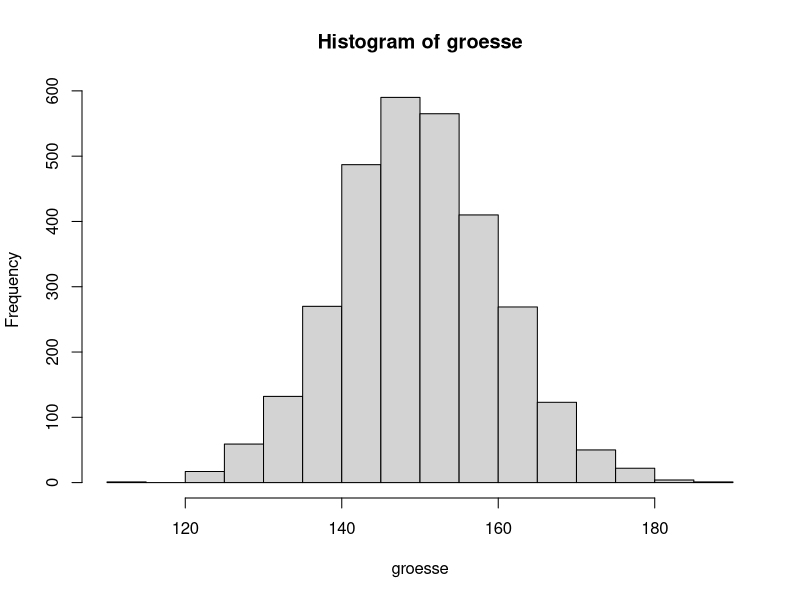
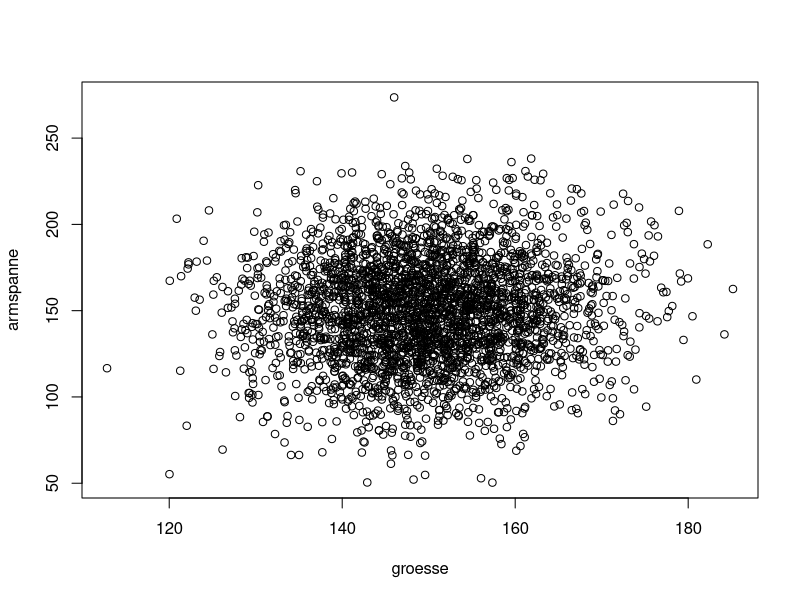
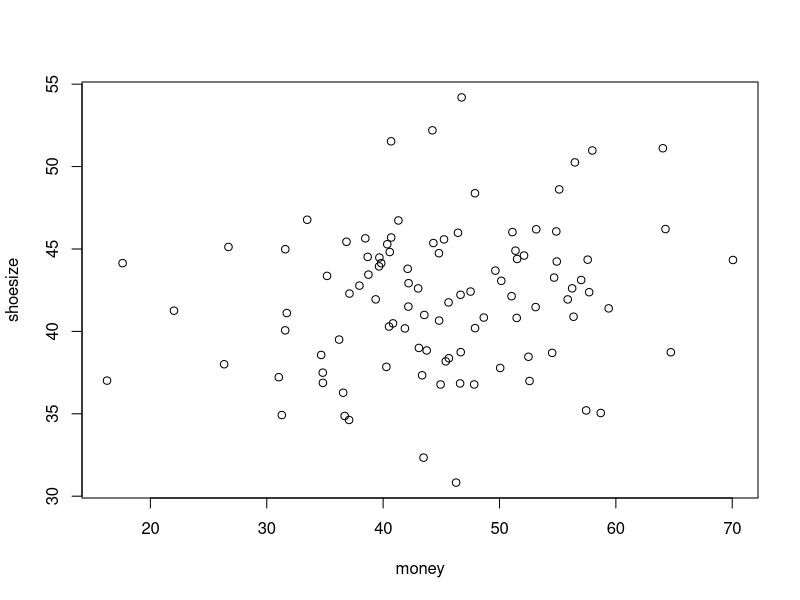

Here is the R script that generated these plots, in order:
### Random
n = 3
x = rnorm(n)
y = rnorm(n) #x hat keinen Einfluss auf y
cor(x,y)

n = 1000
for (i in 1:10) {
  print(cor(rnorm(n), rnorm(n))) 
}



### Random
n = 3000
groesse = rnorm(n, 150, 10)
hist(groesse)
armspanne =  rnorm(n, 150, 30)
plot(groesse, armspanne)
cor(groesse, armspanne)


### Random
n = 30000
x = rnorm(n)
y = rnorm(n) #x hat keinen Einfluss auf y
#plot(x,y) 
cor(rnorm(n), rnorm(n))

n = 3000
for (i in 1:10) {
  print(cor(rnorm(n), rnorm(n))) 
}



##########$
#Simulations
n = 30000
x = rnorm(n)
y = x + rnorm(n) #x hat keinen Einfluss auf y
#plot(x,y) 
cor(x,y)



####Schuhgrösse gegen Alter
n = 100
gender = sample(c('F', 'M'), n, replace = TRUE)
shoesize = rnorm(n, 45, 4)
n_f = sum(gender == 'F')
shoesize[gender == 'F'] = rnorm(n_f, 40, 4)

money = rnorm(n, 50, 10)
money[gender == 'F'] = rnorm(n_f, 40,10)

plot(money, shoesize)
cor(money, shoesize)


######### Personen
H = 350000
P = 0.5*H + 2*0.28*H + 3*0.117*H + 4*0.082*H + 5*0.027*H
PAlleine = 0.5*H

(PAlleine) / P
